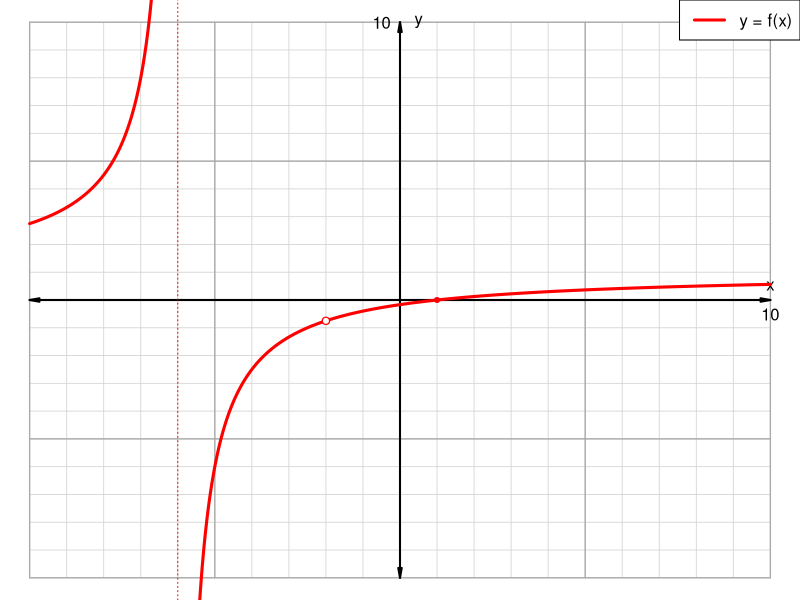
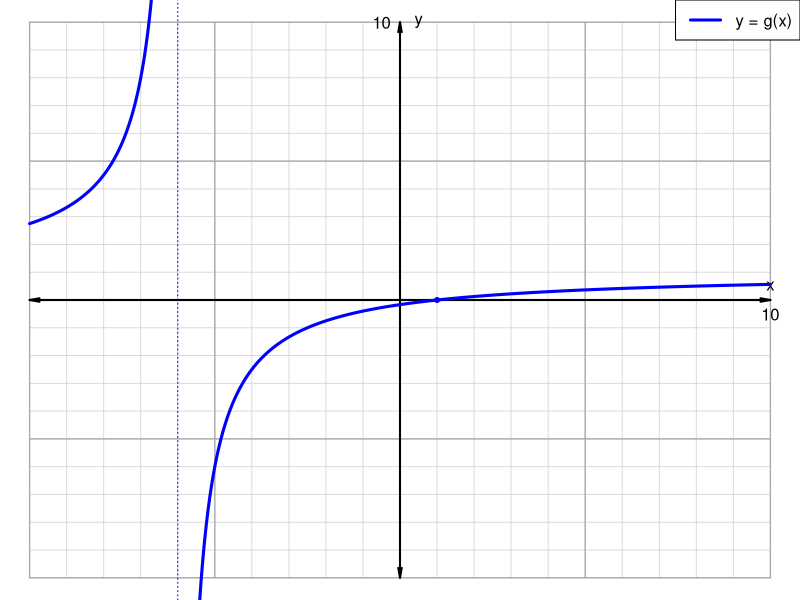

The R source for these figures, in order:
## ---- chunk 1
pfix = function(c,d){
    cc = c[c!=0]
    dd = d[c!=0]
    p = paste0("{",cc,"}x^{",dd,"}",collapse="+")
    p = gsub("x^{0}","",p,fixed=T)
    p = gsub("x^{1}","x",p,fixed=T)
    p = gsub("+{-","-{",p,fixed=T)
    p = gsub("+{1}x","+x",p,fixed=T)
    p = gsub("-{1}x","-x",p,fixed=T)
    p = gsub("{-1}x","-x",p,fixed=T)
    p = gsub("{1}x","x",p,fixed=T)
    return(p)
}

while(T){
    xf = sample(1:6,3)*sample(c(-1,1),3,T)
    xi = xf[1]
    xh = xf[2]
    xv = xf[3]
    yh = (xh-xi)/(xh-xv)
    if(abs(yh)<10){break}
}

ex1 = paste0("\\frac{",pfix(c(1,-xi-xh,xi*xh),2:0),"}{",pfix(c(1,-xv-xh,xv*xh),2:0),"}",collapse="")
ex1 = gsub("+-","-",ex1,fixed=T)

ratexp = paste0("\\frac{(x-",min(c(xi,xh)),")(x-",max(c(xi,xh)),")}{(x-",min(c(xv,xh)),")(x-",max(c(xv,xh)),")}",collapse="")
ratexp = gsub("--","+",ratexp,fixed=T)

gx = paste0("\\frac{x-",xi,"}{x-",xv,"}",collapse="")
gx = gsub("--","+",gx,fixed=T)

ach = -6:6
al = paste0("* x = ",ach,collapse="\n")
sol1 = paste0(1*(ach==xi),collapse="")
sol2 = paste0(1*(ach==xh),collapse="")
sol3 = paste0(1*(ach==xv),collapse="")

f1xi = xi-min(c(xi,xh))
f2xi = xi-max(c(xi,xh))
f3xi = xi-min(c(xv,xh))
f4xi = xi-max(c(xv,xh))

f1xh = xh-min(c(xi,xh))
f2xh = xh-max(c(xi,xh))
f3xh = xh-min(c(xv,xh))
f4xh = xh-max(c(xv,xh))

f1xv = xv-min(c(xi,xh))
f2xv = xv-max(c(xi,xh))
f3xv = xv-min(c(xv,xh))
f4xv = xv-max(c(xv,xh))

## ---- chunk 2
par(mar=c(0,0,0,0))
x = seq(-10,10,0.01)
x = x[x!=xv]
x = x[x!=xh]
y = (x-xi)/(x-xv)

plot(0,0,"n",xlim=c(-10,10),ylim=c(-10,10),axes=F,ann=F)
for(i in -10:10){
    lines(c(-10,10),c(i,i),col="lightgrey",lwd=0.8)
    lines(c(i,i),c(-10,10),col="lightgrey",lwd=0.8)
}
for(i in seq(-10,10,5)){
    lines(c(-10,10),c(i,i),col="darkgrey",lwd=1.3)
    lines(c(i,i),c(-10,10),col="darkgrey",lwd=1.3)
}
arrows(-10,0,10,0,0.1,10,3,lwd=2)
arrows(0,-10,0,10,0.1,10,3,lwd=2)
text(10,-0.5,"10")
text(-0.5,10,"10")
text(10,0.5,"x")
text(0.5,10,"y")


x1 = x[x<xv]
y1 = y[x<xv]
x2 = x[x>xv]
y2 = y[x>xv]

lines(x1,y1,col="red",lwd=3)
lines(x2,y2,col="red",lwd=3)
abline(v=xv,lty=3,col="red")
points(xh,yh,col="red",pch=20,cex=1.5)
points(xh,yh,col="white",pch=20,cex=1)
points(xi,0,pch=20,col="red",cex=1)

if(xv>0){
    place = "topleft"
} else {
    place = "topright"
}

legend(place,"y = f(x)",col="red",lwd=3)


## ---- chunk 3
par(mar=c(0,0,0,0))
x = seq(-10,10,0.01)
x = x[x!=xv]
x = x[x!=xh]
y = (x-xi)/(x-xv)

plot(0,0,"n",xlim=c(-10,10),ylim=c(-10,10),axes=F,ann=F)
for(i in -10:10){
    lines(c(-10,10),c(i,i),col="lightgrey",lwd=0.8)
    lines(c(i,i),c(-10,10),col="lightgrey",lwd=0.8)
}
for(i in seq(-10,10,5)){
    lines(c(-10,10),c(i,i),col="darkgrey",lwd=1.3)
    lines(c(i,i),c(-10,10),col="darkgrey",lwd=1.3)
}
arrows(-10,0,10,0,0.1,10,3,lwd=2)
arrows(0,-10,0,10,0.1,10,3,lwd=2)
text(10,-0.5,"10")
text(-0.5,10,"10")
text(10,0.5,"x")
text(0.5,10,"y")


x1 = x[x<xv]
y1 = y[x<xv]
x2 = x[x>xv]
y2 = y[x>xv]

lines(x1,y1,col="blue",lwd=3)
lines(x2,y2,col="blue",lwd=3)
abline(v=xv,lty=3,col="blue")
points(xi,0,pch=20,col="blue",cex=1)

if(xv>0){
    place = "topleft"
} else {
    place = "topright"
}

legend(place,"y = g(x)",col="blue",lwd=3)
